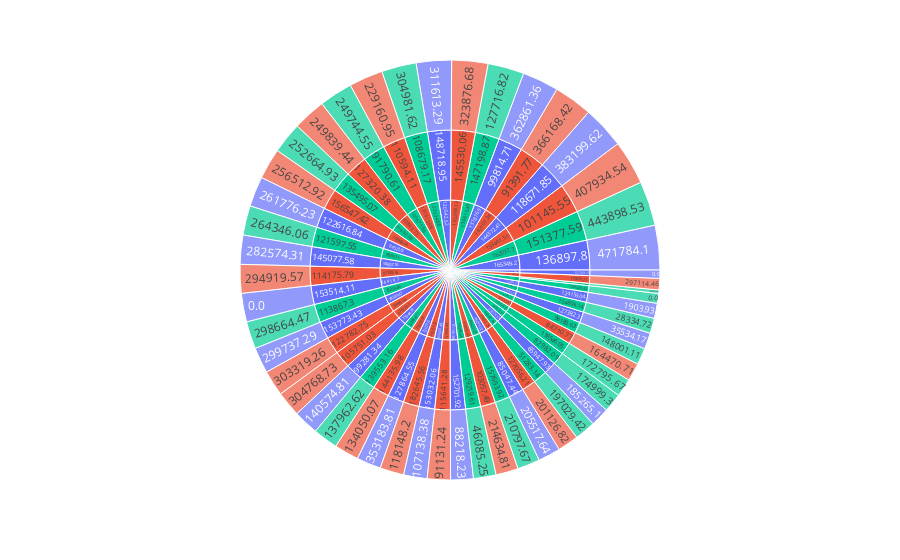

Source (notebook cell):
### Code cell
import plotly.express as px
fig = px.sunburst(data, path=['R&D Spend', 'Administration', 'Marketing Spend'], values='Profit', color='State')
fig.show()

### Figure 1 — Plotly figure (JSON) as saved in the notebook; plotly's stock layout.template omitted (floating-point values rounded to 4 significant figures; data arrays with more than 128 entries replaced by an {"elided": "..."} marker saying what was removed)
{"data": [{"branchvalues": "total", "customdata": {"elided": "149x1 str values"}, "domain": {"x": [0, 1], "y": [0, 1]}, "hovertemplate": "labels=%{label}<br>Profit=%{value}<br>parent=%{parent}<br>id=%{id}<br>State=%{customdata[0]}<extra></extra>", "ids": {"elided": "149 str values"}, "labels": {"elided": "149 str values"}, "marker": {"colors": {"elided": "149 str values"}}, "name": "", "parents": {"elided": "149 str values"}, "type": "sunburst", "values": {"elided": "149 float values"}}], "layout": {"legend": {"tracegroupgap": 0}, "margin": {"t": 60}}}
